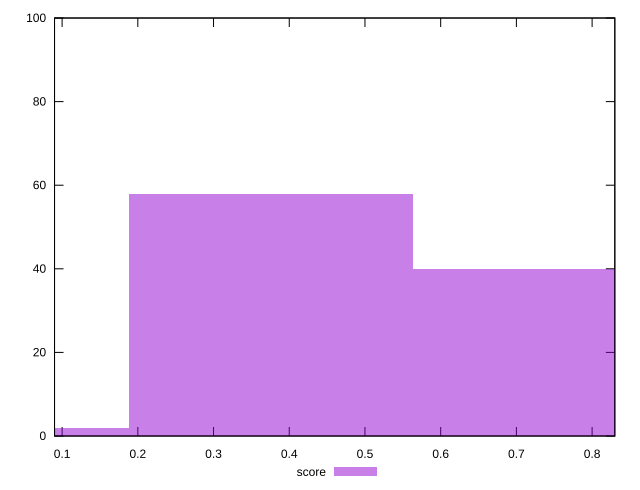

Generate this figure with gnuplot:
reset

$score <<EOF
0.37578713646770434 58
0.7515742729354087 40
0 2
EOF

set key outside below
set boxwidth 0.37578713646770434
set xrange [0.09:0.83]
set yrange [0:100]
set trange [0:100]
set style fill transparent solid 0.5 noborder
set terminal svg size 640, 490 enhanced background rgb 'white'
set output "report_00015_2021-02-09T16-11-33.973Z/speed-index/samples/pages+cached/score/histogram.svg"

plot $score title "score" with boxes

reset
